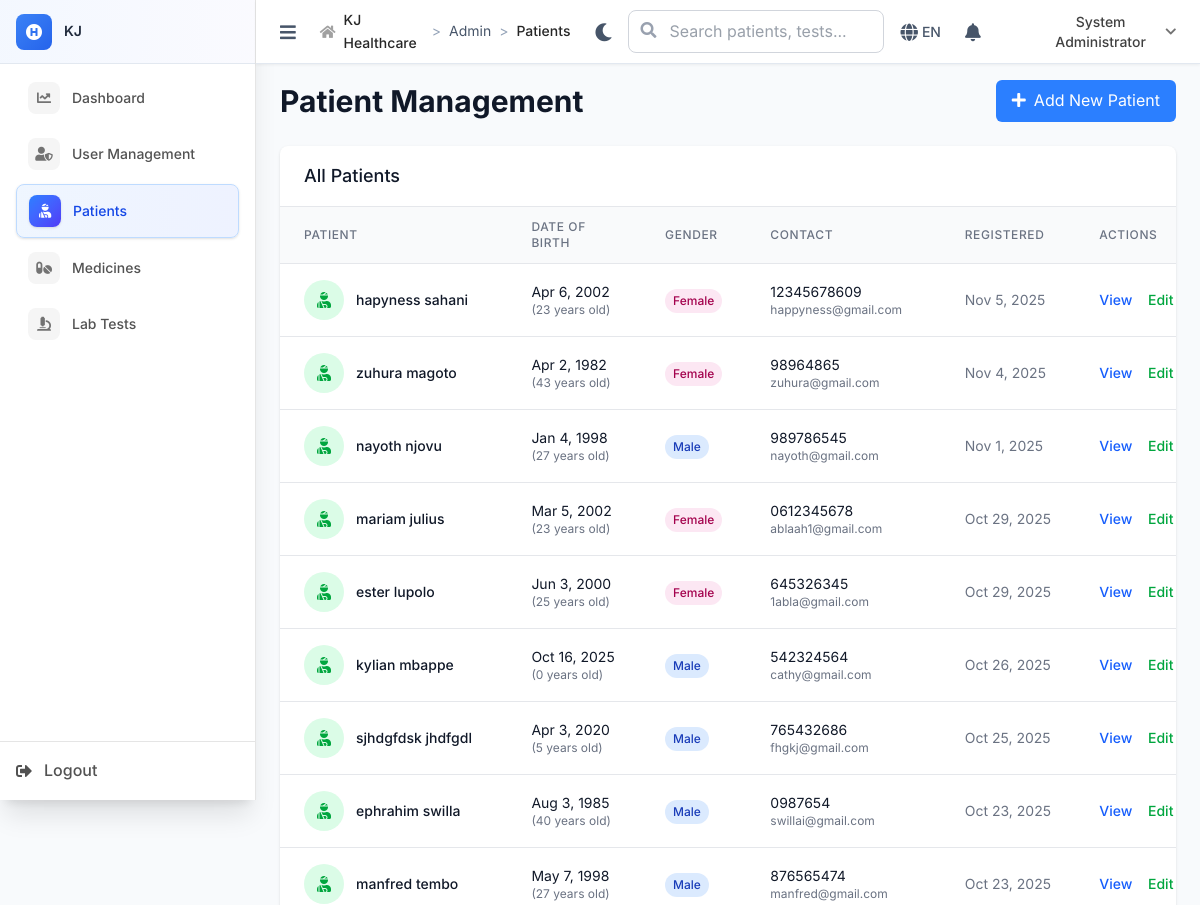
Page /admin/patients (signed in, upper part) on the earlier database version.
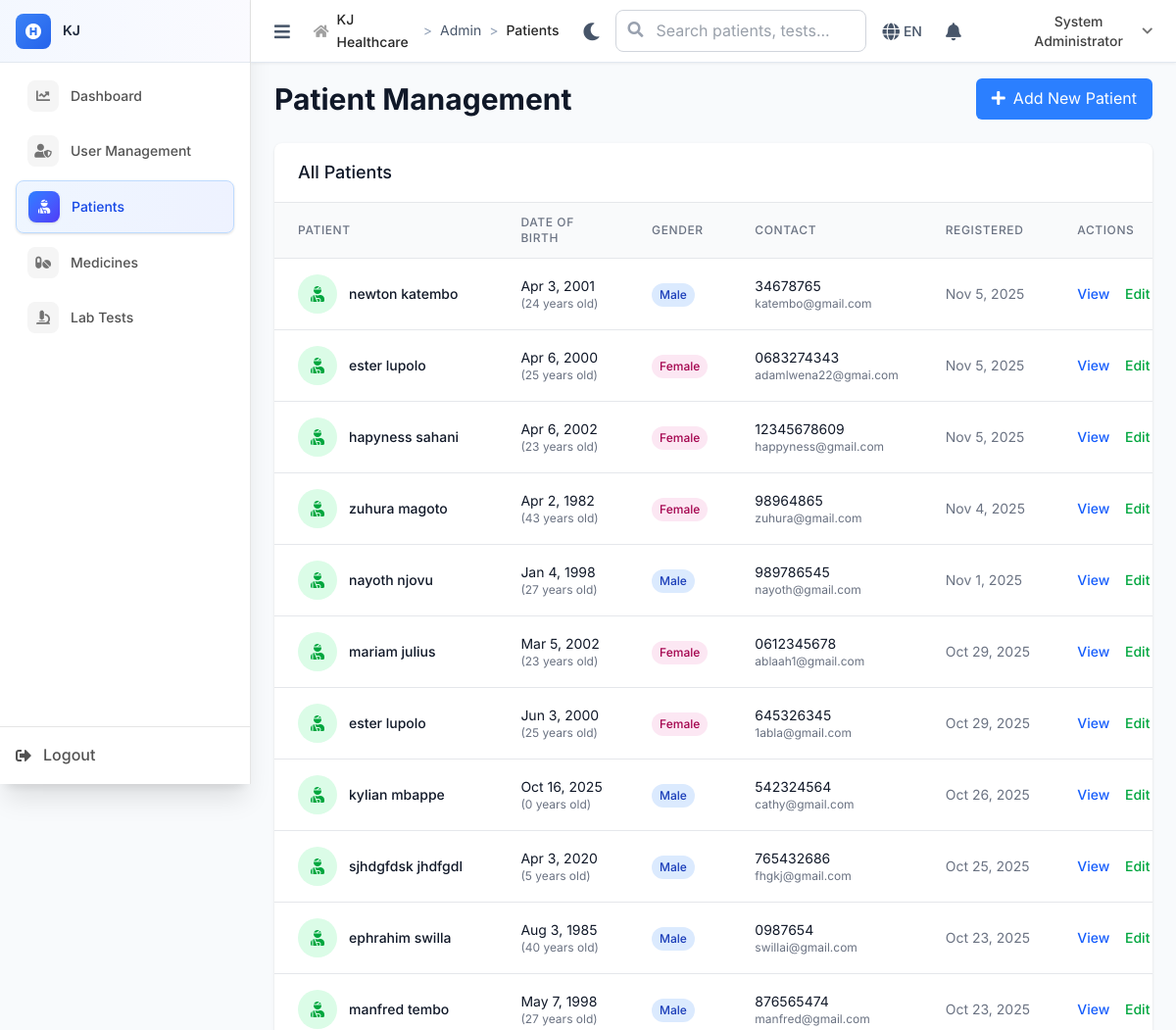
Same page on the later database version.
### tables this page shows
CREATE TABLE `patients` (
  `id` int NOT NULL,
  `registration_number` varchar(20) NOT NULL,
  `first_name` varchar(50) NOT NULL,
  `last_name` varchar(50) NOT NULL,
  `date_of_birth` date DEFAULT NULL,
  `gender` enum('male','female','other') DEFAULT NULL,
  `phone` varchar(20) DEFAULT NULL,
  `email` varchar(100) DEFAULT NULL,
  `address` text,
  `occupation` varchar(100) DEFAULT NULL,
  `emergency_contact_name` varchar(100) DEFAULT NULL,
  `emergency_contact_phone` varchar(20) DEFAULT NULL,
  `blood_group` varchar(5) DEFAULT NULL COMMENT 'A+, B-, O+, etc',
  `allergies` text COMMENT 'Known allergies',
  `chronic_conditions` text COMMENT 'Diabetes, Hypertension, etc',
  `insurance_company` varchar(100) DEFAULT NULL COMMENT 'Future use',
  `insurance_number` varchar(50) DEFAULT NULL COMMENT 'Future use',
  `created_at` timestamp NOT NULL DEFAULT CURRENT_TIMESTAMP,
  `updated_at` timestamp NOT NULL DEFAULT CURRENT_TIMESTAMP ON UPDATE CURRENT_TIMESTAMP
);

### includes/BaseController.php (called while the page is built, shortened)
<?php
class BaseController {
    public function __construct() {
        global $pdo;
        $this->pdo = $pdo;
    }
    protected function render($view, $data = []) {
        extract($data);
        include __DIR__ . "/../views/{$view}.php";
    }
}
?>

### controllers/AdminController.php (called while the page is built, shortened)
<?php
require_once __DIR__ . '/../includes/BaseController.php';
class AdminController extends BaseController {
    public function patients() {
        $patients = $this->pdo->query("SELECT id, first_name, last_name, date_of_birth, gender, phone, email, created_at FROM patients ORDER BY created_at DESC")->fetchAll();
        $this->render('admin/patients', [
            'patients' => $patients
        ]);
    }
}
?>

### index.php (called while the page is built, shortened)
<?php
$request = $_SERVER['REQUEST_URI'];
$path = parse_url($request, PHP_URL_PATH);
if (strpos($path, BASE_PATH) === 0) {
    $path = substr($path, strlen(BASE_PATH));
}
$path = ltrim($path, '/');
$segments = explode('/', $path);
$controller = $segments[0] ?? 'auth';
$action = $segments[1] ?? 'login';
try {
    $controllerInstance = new $controllerClass();
    $params = array_slice($segments, 2);
    call_user_func_array([$controllerInstance, $action], $params);
} catch (Throwable $e) {
    Logger::error("Error in controller: " . $e->getMessage(), [
        'controller' => $controller,
        'action' => $action,
        'file' => $e->getFile(),
        'line' => $e->getLine(),
        'trace' => $e->getTraceAsString()
    ]);
    error_log("Error in controller: " . $e->getMessage());
    http_response_code(500);
    echo "Internal server error";
}
?>

### views/admin/patients.php (the view, shortened to what the rows shown need)
<div class="space-y-6">
    <div class="flex items-center justify-between">
        <h1 class="text-3xl font-bold text-gray-900">Patient Management</h1>
    </div>
    <div class="bg-white rounded-lg shadow overflow-hidden">
        <div class="overflow-x-auto">
            <table class="min-w-full divide-y divide-gray-200">
                <thead class="bg-gray-50">
                    <tr>
                        <th class="px-6 py-3 text-left text-xs font-medium text-gray-500 uppercase tracking-wider">Patient</th>
                        <th class="px-6 py-3 text-left text-xs font-medium text-gray-500 uppercase tracking-wider">Date of Birth</th>
                        <th class="px-6 py-3 text-left text-xs font-medium text-gray-500 uppercase tracking-wider">Gender</th>
                        <th class="px-6 py-3 text-left text-xs font-medium text-gray-500 uppercase tracking-wider">Contact</th>
                        <th class="px-6 py-3 text-left text-xs font-medium text-gray-500 uppercase tracking-wider">Registered</th>
                        <th class="px-6 py-3 text-left text-xs font-medium text-gray-500 uppercase tracking-wider">Actions</th>
                    </tr>
                </thead>
                <tbody class="bg-white divide-y divide-gray-200">
                    <?php foreach ($patients as $patient): ?>
                    <tr class="hover:bg-gray-50">
                        <td class="px-6 py-4 whitespace-nowrap">
                            <div class="flex items-center">
                                <div class="w-10 h-10 bg-green-100 rounded-full flex items-center justify-center mr-3">
                                    <i class="fas fa-user-injured text-green-600"></i>
                                </div>
                                <div>
                                    <div class="text-sm font-medium text-gray-900">
                                        <?php echo htmlspecialchars($patient['first_name'] . ' ' . $patient['last_name']); ?>
                                    </div>
                                </div>
                            </div>
                        </td>
                        <td class="px-6 py-4 whitespace-nowrap text-sm text-gray-900">
                            <?php echo date('M j, Y', strtotime($patient['date_of_birth'])); ?>
                            <div class="text-xs text-gray-500">
                                (<?php echo date_diff(date_create($patient['date_of_birth']), date_create('today'))->y; ?> years old)
                            </div>
                        </td>
                        <td class="px-6 py-4 whitespace-nowrap">
                            <span class="inline-flex px-2 py-1 text-xs font-medium rounded-full
                                <?php echo $patient['gender'] === 'male' ? 'bg-blue-100 text-blue-800' : 'bg-pink-100 text-pink-800'; ?>">
                                <?php echo ucfirst($patient['gender']); ?>
                            </span>
                        </td>
                        <td class="px-6 py-4 whitespace-nowrap text-sm text-gray-900">
                            <div><?php echo htmlspecialchars($patient['phone'] ?? 'N/A'); ?></div>
                            <div class="text-xs text-gray-500"><?php echo htmlspecialchars($patient['email'] ?? ''); ?></div>
                        </td>
                        <td class="px-6 py-4 whitespace-nowrap text-sm text-gray-500">
                            <?php echo date('M j, Y', strtotime($patient['created_at'])); ?>
                        </td>
                        <td class="px-6 py-4 whitespace-nowrap text-sm font-medium">
                            <a href="#" class="text-blue-600 hover:text-blue-900 mr-3">View</a>
                            <a href="#" class="text-green-600 hover:text-green-900 mr-3">Edit</a>
                        </td>
                    </tr>
                    <?php endforeach; ?>
                </tbody>
            </table>
        </div>
    </div>
</div>

Differences in the rows shown:
added patients: first_name+last_name "newton katembo", date_of_birth "Apr 3, 2001", date_of_birth "24", gender "Male", phone "34678765", email "katembo@gmail.com", created_at "Nov 5, 2025"
added patients: first_name+last_name "ester lupolo", date_of_birth "Apr 6, 2000", date_of_birth "25", gender "Female", phone "0683274343", email "adamlwena22@gmai.com", created_at "Nov 5, 2025"
